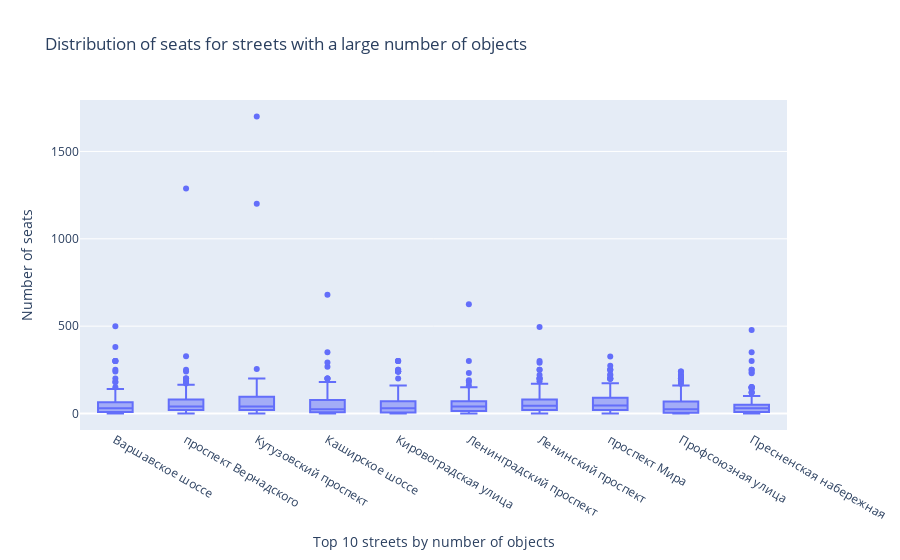

Notebook cell for this chart:
### Code cell
fig = px.box(top10_number, 
             x='street', 
             y='number', 
             title='Distribution of seats for streets with a large number of objects')
fig.update_layout(xaxis_title='Top 10 streets by number of objects',
                 yaxis_title='Number of seats')
fig.data[0].marker.line.color = 'green'
fig.show()

### Figure 1 — Plotly figure (JSON) as saved in the notebook; plotly's stock layout.template omitted (floating-point values rounded to 4 significant figures; data arrays with more than 128 entries replaced by an {"elided": "..."} marker saying what was removed)
{"data": [{"alignmentgroup": "True", "hovertemplate": "street=%{x}<br>number=%{y}<extra></extra>", "legendgroup": "", "marker": {"color": "#636efa", "line": {"color": "green"}}, "name": "", "notched": false, "offsetgroup": "", "orientation": "v", "showlegend": false, "type": "box", "x": {"elided": "1505 str values"}, "x0": " ", "xaxis": "x", "y": {"elided": "1505 int values"}, "y0": " ", "yaxis": "y"}], "layout": {"boxmode": "group", "legend": {"tracegroupgap": 0}, "title": {"text": "Distribution of seats for streets with a large number of objects"}, "xaxis": {"anchor": "y", "domain": [0, 1], "title": {"text": "Top 10 streets by number of objects"}}, "yaxis": {"anchor": "x", "domain": [0, 1], "title": {"text": "Number of seats"}}}}
